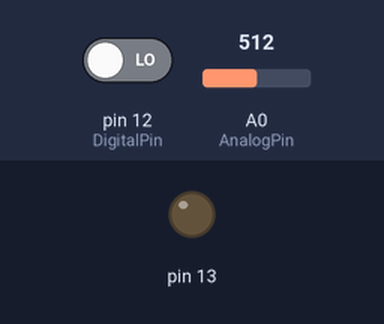
Bench run of a sketch on a simulated Arduino Uno, built with avr-gcc and run on an emulated ATmega328P. On the bench: output pins drawn as LEDs (lit = HIGH). The test bench sets the inputs (shaded band); at power-on: pin 12 (DigitalPin) LOW, A0 (AnalogPin) = 512.

Above: at 1.2 s.
1.3 s: pin 12 (DigitalPin) driven HIGH
At 2.5 s:
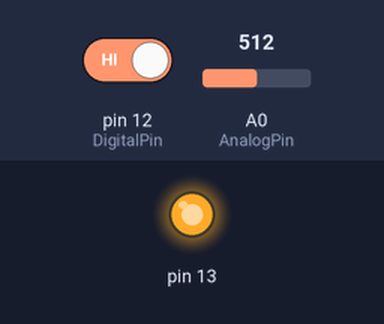
2.8 s: pin 12 (DigitalPin) driven LOW
At 3.7 s:
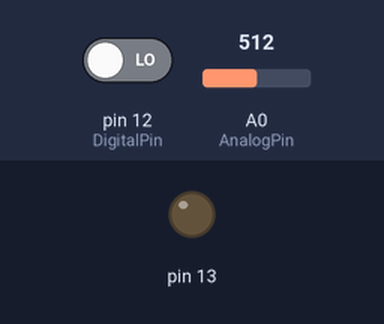
Timing chart, 0 to 5.8 s (numbered marks = the images above; inputs shaded):
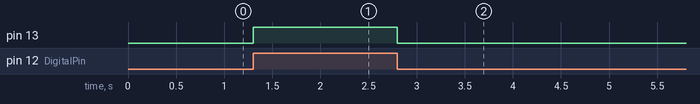

The sketch:

ir.ino
```cpp
#define AnalogPin A0
#define DigitalPin 12

int ana;
bool digi;
void setup() {
  // put your setup code here, to run once:
  pinMode(AnalogPin,INPUT);
  pinMode(DigitalPin,INPUT);
  pinMode(13,OUTPUT);

}

void loop() {
  // put your main code here, to run repeatedly:
  ana = analogRead(AnalogPin);
  digi = digitalRead(DigitalPin);

  if(digi==1)
  {
    digitalWrite(13,HIGH);
  }
  else if(digi==0)
  {
    digitalWrite(13,LOW);
  }

}
```

Measured:
- after the input at 1.3 s, pin 13: LOW → HIGH at once
- after the input at 2.8 s, pin 13: HIGH → LOW at once
